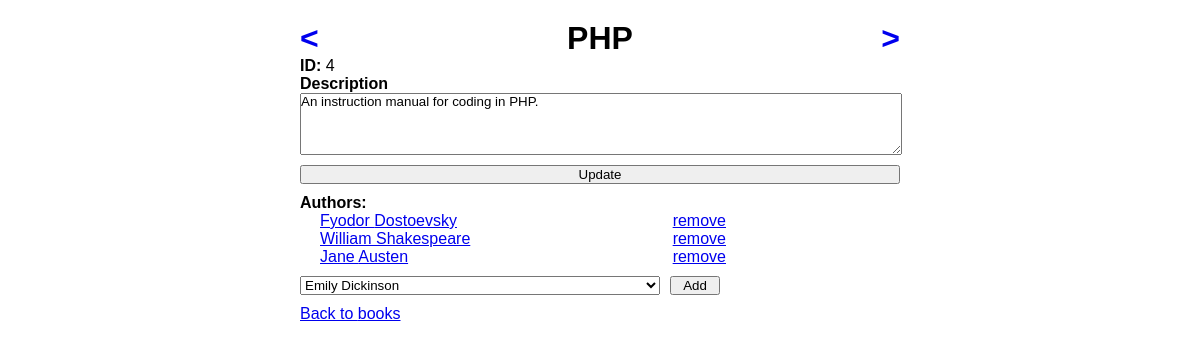
The app's page /books/4 with its own data.
### main_app/models.py (models this page shows)
class Book(models.Model):
    title = models.CharField(max_length=255)
    description = models.TextField()
    created_at = models.DateTimeField(auto_now_add=True)
    updated_at = models.DateTimeField(auto_now=True)

class Author(models.Model):
    first_name= models.CharField(max_length=255)
    last_name= models.CharField(max_length=255)
    notes = models.TextField(default="")
    books = models.ManyToManyField(Book, related_name="authors")
    created_at = models.DateTimeField(auto_now_add=True)
    updated_at = models.DateTimeField(auto_now=True)

### main_app/views.py (the view)
# urls.py: path('<page_type>/<int:id_num>', views.details),
def details(request, page_type, id_num):
    if page_type == "books":
        details_data = Book.objects.get(id=id_num)
        drop_down_data = Author.objects.all()
    elif page_type == "authors":
        details_data = Author.objects.get(id=id_num)
        drop_down_data = Book.objects.all()
    context={
        "details_data":details_data,
        "drop_down_data":drop_down_data,
        "page_type": page_type,
    }
    return render(request,"details.html",context)

### main_app/templates/details.html (shortened to what this page needs)
<!DOCTYPE html>
<html lang="en">
<head>
    {% load static %}
    <link rel="stylesheet" href="{% static 'css/style.css' %}">
</head>
<body>
    <div class="container col">
        <div class="title_row">
            <h1><a href="/{{ page_type }}/{{ details_data.id }}/previous"><</a>
            <p>{% if page_type == "books" %}{{ details_data.title }}{% else %}{{ details_data.first_name }} {{ details_data.last_name}}{% endif %}</p>
            <a href="/{{ page_type }}/{{ details_data.id }}/next">></a></h1>
        </div>
        <p><span>ID: </span>{{details_data.id}}</p>
        <form action="/{{ page_type }}/{{ details_data.id }}/update" method="POST">
            <label for="description_note_box">{% if page_type == "books" %}Description{% else %}Notes{% endif %}</label>
            <textarea name="description_box" rows="4" id="description_note_box">{% if page_type == "books" %}{{ details_data.description }}{% else %}{{ details_data.notes }}{% endif %}</textarea>
            <button class="submit_new">Update</button>
        </form>
        <label>{% if page_type == "books" %}Authors:{% else %}Books:{% endif %}</label>
        <ul>
            {% if page_type == "books" %}
                {% for author in details_data.authors.all %}
                    <li><a href="/authors/{{ author.id }}">{{ author.first_name }} {{ author.last_name }}</a> <a href="/{{ page_type }}/{{ author.id }}/{{ details_data.id }}/disconnect">remove</a></li>
                {% endfor %}
            {% else %}
                {% for book in details_data.books.all %}
                    <li><a href="/books/{{ book.id }}">{{book.title}}</a> <a href="/{{ page_type }}/{{ details_data.id }}/{{ book.id }}/disconnect">remove</a></li>
                {% endfor %}
            {% endif %}
        </ul>
        <form action="/{{ page_type }}/{{ details_data.id }}/connect" method="POST" id="add_attribute">
            <select name="drop_down_select">
                {% for key in drop_down_data %}
                    {% if page_type == "books" %}
                        {% if key not in details_data.authors.all %}
                            <option value={{ key.id }}>{{ key.first_name }} {{ key.last_name }}</option>
                        {% endif %}
                    {% else %}
                        {% if key not in details_data.books.all %}
                            <option value={{ key.id }}>{{ key.title }}</option>
                        {% endif %}
                    {% endif %}
                {% endfor %}
            </select>
            <button>Add</button>
        </form>
        <a href="/{{ page_type }}">Back to {{ page_type }}</a>
    </div>
</body>
</html>

### main_app/static/css/style.css (style rules this page uses)
* { padding: 0px; margin: 0px; font-family: 'Lucida Sans', 'Lucida Sans Regular', 'Lucida Grande', 'Lucida Sans Unicode', Geneva, Verdana, sans-serif; }
label { font-weight: bolder; }
.container { margin:15px; display:flex; justify-content: space-between; }
.title_row h1 { display:flex; justify-content: space-between; }
.title_row h1 a { text-decoration: none; }
.col { margin-right:50px; margin-left:50px; display:flex; flex-direction:column; width:50%; margin:auto; padding:20px; }
.col h1 { text-align:center; }
.col form { display:flex; flex-direction: column }
.col form textarea { width:100%; margin:auto; }
.submit_new { margin: 10px 0px; width:100%; }
#add_attribute { display:flex; flex-direction: row; margin: 10px 0px; }
#add_attribute select { min-width:150px; width:60% }
#add_attribute button { min-width:50px; margin-left: 10px; }
p span { font-weight: bolder; }
ul { display:flex; flex-direction: column; margin-left: 20px; list-style: none; }
ul li { display:flex; justify-content: space-between; width:70% }

### records on screen
Book: title "PHP", id "4", description_box "An instruction manual for coding in PHP."
Author: first_name "Fyodor", last_name "Dostoevsky"
Author: first_name "William", last_name "Shakespeare"
Author: first_name "Jane", last_name "Austen"

### other values on screen
{{ page_type }} "books"
form field drop_down_select "Emily Dickinson"
